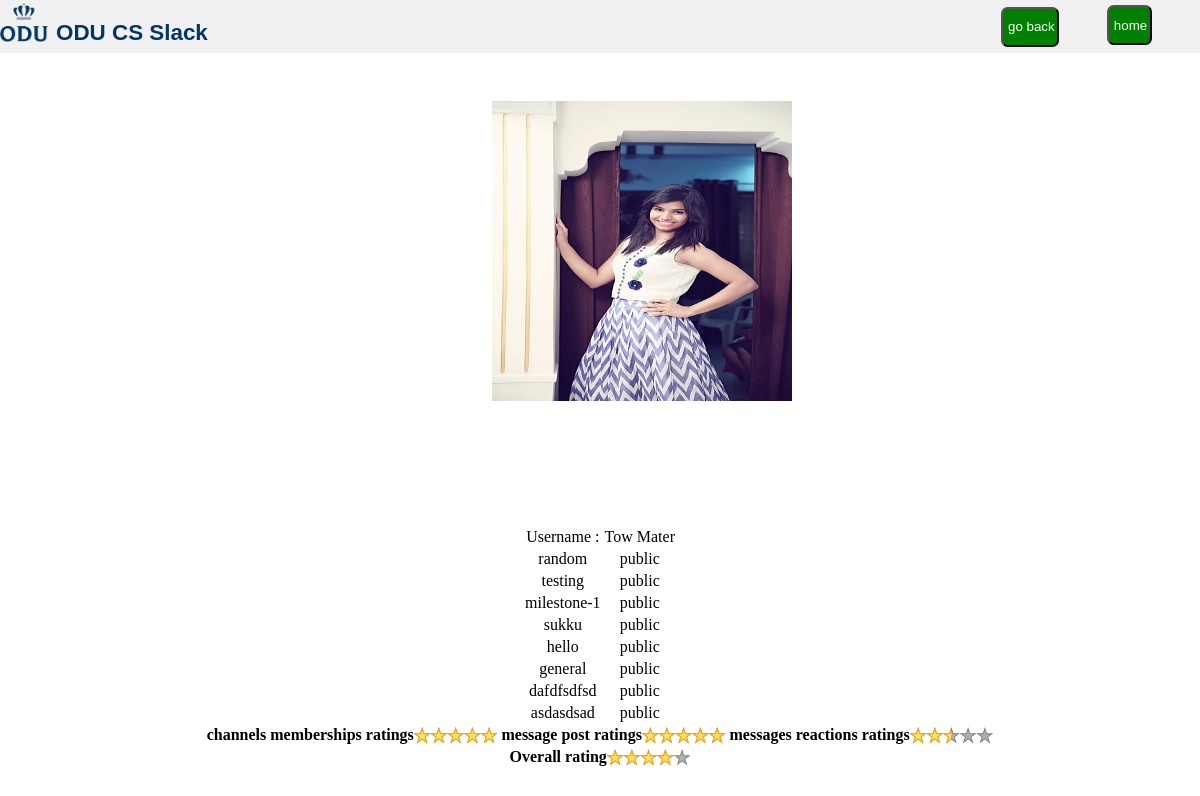
The page /php/get_profiles.php?user_id=1 (signed in) on the database its author committed.
### tables this page shows
CREATE TABLE IF NOT EXISTS `users` (
  `user_id` int(11) NOT NULL AUTO_INCREMENT,
  `email_id` varchar(200) NOT NULL,
  `full_name` varchar(100) NOT NULL,
  `display_name` varchar(100) NOT NULL,
  `password` varchar(20) NOT NULL,
  `work_space_url` varchar(500) NOT NULL,
  `description` varchar(500) NOT NULL,
  `status` varchar(100) NOT NULL,
  `phone_number` varchar(15) NOT NULL,
  `time_zone` varchar(30) NOT NULL,
  `skype_id` varchar(30) NOT NULL,
  `picture` varchar(100) NOT NULL DEFAULT '../images/default.png',
  `mode` varchar(20) NOT NULL,
  `timestamp` timestamp NOT NULL,
  `type_registration` varchar(20) NOT NULL DEFAULT 'regular',
  PRIMARY KEY (`user_id`),
  KEY `work_space_url` (`work_space_url`),
  KEY `email_id` (`email_id`)
);

CREATE TABLE IF NOT EXISTS `channel_users` (
  `channel_id` int(11) NOT NULL,
  `user_id` int(11) NOT NULL,
  `joined_date` timestamp NOT NULL,
  `left_date` timestamp NOT NULL,
  KEY `channel_id_channel_users` (`channel_id`),
  KEY `channel_users_user_id` (`user_id`)
);

CREATE TABLE IF NOT EXISTS `channels` (
  `channel_id` int(11) NOT NULL AUTO_INCREMENT,
  `channel_name` varchar(100) NOT NULL,
  `work_space_url` varchar(500) NOT NULL,
  `privacy_settings` varchar(100) NOT NULL,
  `purpose` varchar(200) NOT NULL,
  `user_id` int(11) NOT NULL,
  `timestamp` timestamp NOT NULL,
  `archieved_status` varchar(20) NOT NULL DEFAULT 'unarchieved',
  PRIMARY KEY (`channel_id`),
  KEY `wokr_space_url_channels` (`work_space_url`),
  KEY `user_id_channels` (`user_id`)
);

### php/get_profiles.php (the view, shortened to what this page needs)
<!DOCTYPE html>
<html lang="en">
<head>
    <link rel="stylesheet" type="text/css" href="../css/login.css">
</head>
<body>
<?php
include ("connect.php");
?>
<div id="topbar" >
    <div ><img id="logo"  src="../images/logo.jpg"></div>
    <div class="logo-text">ODU CS Slack</div>
    <div class="login-button"><form action="home.php" method="post"><input id="signin-button" type="submit" value=" home "></form></div>
    <div class="login-button"><form action="profiles.php" method="post"><input id="signin-button" type="submit" value=" go back "></form></div>
</div>
<br>
<?php
$user_id=$_GET["user_id"];
$query="select * from users where user_id='$user_id'";
$result = $conn->query($query);
while ($row = $result->fetch_assoc()) {
?>
<div style="text-align: center"><img style="height: 300px; width: 300px; margin-left:7%; margin-top: 4%;" src="<?php echo $row["picture"]; ?>"/>
<table align="center" style="margin-top: 10%">
    <tr><td>Username : </td><td><?php echo $row["display_name"]; ?></td></tr>
    <?php   $sql_channel_ids = "SELECT channel_id from channel_users where user_id='".mysqli_real_escape_string($conn,$user_id)."'";
    $result_channel_id = $conn->query($sql_channel_ids);
    if($result_channel_id->num_rows>0){
        while($result_channel_users=$result_channel_id->fetch_assoc()){
            $channel_id_a=$result_channel_users["channel_id"];
            $sql_channels_display="SELECT channel_name from channels where channel_id='".mysqli_real_escape_string($conn,$channel_id_a)."'";
            $result_channel_display = $conn->query($sql_channels_display);
            $result_set_display=$result_channel_display->fetch_assoc();
            $sql_channels_display_settings="SELECT privacy_settings from channels where channel_id='$channel_id_a'";
            $result_channel_display_settings = $conn->query($sql_channels_display_settings);
            $result_set_display_settings=$result_channel_display_settings->fetch_assoc();
           $channel_membership= $result_set_display_settings["privacy_settings"];
                if($channel_membership=="public") {
                    echo "<tr> <td>" . $result_set_display["channel_name"] . "</td><td>" . $result_set_display_settings["privacy_settings"] . "</td></tr>";
                }
        }
    } ?>
</table>
<?php }
$query_channal_users="select count(*) from channel_users where user_id='".$user_id."'";
$result_channal_count=$conn->query($query_channal_users);
$result_set_channal=$result_channal_count->fetch_assoc();
$user_channal_count=$result_set_channal["count(*)"];
$query_total_count_channel="SELECT max(maximum) as max FROM( SELECT count(channel_id) as maximum FROM `channel_users` GROUP by user_id) TEMP";
$result_channal_count_1=$conn->query($query_total_count_channel);
$result_set_channal_1=$result_channal_count_1->fetch_assoc();
$user_channal_count_t=$result_set_channal_1["max"];
$initial_channel_per=$user_channal_count/$user_channal_count_t;
$channel_metrix=$initial_channel_per*100;
echo " <b>channels memberships ratings</b><div class=\"ratings\">
    <div class=\"empty-stars\"></div>
    <div class=\"full-stars\" style=\"width:".$channel_metrix."%\"></div>
</div>";
$query_total_count_messages="SELECT max(maximum) as max FROM( SELECT count(message_id) as maximum FROM `channel_messages` GROUP by user_id) TEMP";
$result_message_count_1=$conn->query($query_total_count_messages);
$result_set_message_1=$result_message_count_1->fetch_assoc();
$user_message_count_t=$result_set_message_1["max"];
$query_message_users="select count(*) from channel_messages where user_id='".$user_id."'";
$result_message_count=$conn->query($query_message_users);
$result_set_message=$result_message_count->fetch_assoc();
$user_message_count=$result_set_message["count(*)"];
$message_metrix_i=$user_message_count/$user_message_count_t;
$message_metrix=$message_metrix_i*100;
echo " <b>message post ratings</b><div class=\"ratings\">
    <div class=\"empty-stars\"></div>
    <div class=\"full-stars\" style=\"width:".$message_metrix."%\"></div>
</div>";
$query_reaction_t="SELECT max(maximum) as max FROM( SELECT count(message_id) as maximum FROM message_reaction GROUP by user_id) TEMP";
$result_reaction_t=$conn->query($query_reaction_t);
$result_set_t=$result_reaction_t->fetch_assoc();
$user_reactions_t=$result_set_t["max"];
$query_reactions_user="select count(*) from message_reaction where user_id='".$user_id."'";
$result_reactions_count=$conn->query($query_reactions_user);
$result_set_reactions=$result_reactions_count->fetch_assoc();
$user_reaction_count=$result_set_reactions["count(*)"];
$message_reaction_metrix_i=$user_reaction_count/$user_reactions_t;
$message_reaction_metrix=$message_reaction_metrix_i*100;
echo " <b>messages reactions ratings</b><div class=\"ratings\">
    <div class=\"empty-stars\"></div>
    <div class=\"full-stars\" style=\"width:".$message_reaction_metrix."%\"></div>
</div>";
$overall_rating=($channel_metrix+$message_metrix+$message_reaction_metrix)/3;
echo "<br> <b>Overall rating</b><div class=\"ratings\">
    <div class=\"empty-stars\"></div>
    <div class=\"full-stars\" style=\"width:".$overall_rating."%\"></div>
</div>";
?>
</body>
</html>

### css/login.css (style rules this page uses)
body { margin:0; padding:0; background-color:#FFFFFF; }
.login-button { float: right; margin-right: 4%; }
#signin-button { padding-left: 2%; padding-right: 2%; margin-top: 12%; height: 40px; width: 100%; background-color: green; border-radius: 0.5em; color: white; }
#topbar { float: left; padding-bottom:0.5%; width:100%; height: 10%; background-color:#F1F1F1; }
#logo { float:left; margin-right:8px; margin-top:3px; height:150%; width: 4%; }
.logo-text { float:left; color: #003768; margin-top:20px; font-family: sans-serif; font-weight: 700; font-size: 140%; }

### php/get_profiles.php (style rules this page uses)
.ratings { position: relative; vertical-align: middle; display: inline-block; color: #b1b1b1; overflow: hidden; }
.full-stars { position: absolute; left: 0; top: 0; white-space: nowrap; overflow: hidden; color: #fde16d; }
.empty-stars:before, .full-stars:before { content:"\2605\2605\2605\2605\2605"; font-size: 14pt; }
.empty-stars:before { -webkit-text-stroke: 1px #848484; }
.full-stars:before { -webkit-text-stroke: 1px orange; }

### rows shown on the page
users: picture (picture), display_name "Tow Mater"
channel_users: channel.channel_name "random", channel.privacy_settings "public"
channel_users: channel.channel_name "testing", channel.privacy_settings "public"
channel_users: channel.channel_name "milestone-1", channel.privacy_settings "public"
channel_users: channel.channel_name "sukku", channel.privacy_settings "public"
channel_users: channel.channel_name "hello", channel.privacy_settings "public"
channel_users: channel.channel_name "general", channel.privacy_settings "public"
channel_users: channel.channel_name "dafdfsdfsd", channel.privacy_settings "public"
channel_users: channel.channel_name "asdasdsad", channel.privacy_settings "public"
